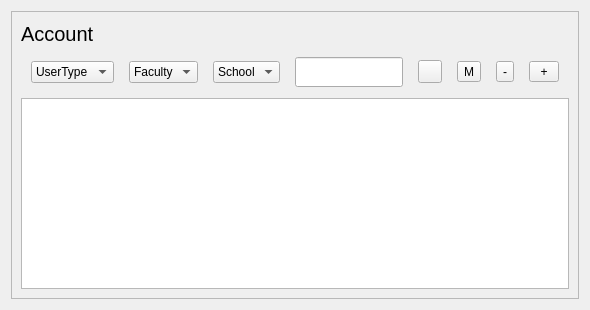
     <widget class="QWidget" name="Account">
      <layout class="QGridLayout" name="gridLayout_2">
       <property name="horizontalSpacing">
        <number>7</number>
       </property>
       <property name="verticalSpacing">
        <number>30</number>
       </property>
       <item row="0" column="0">
        <widget class="QFrame" name="frame_5">
         <property name="frameShape">
          <enum>QFrame::StyledPanel</enum>
         </property>
         <property name="frameShadow">
          <enum>QFrame::Raised</enum>
         </property>
         <layout class="QGridLayout" name="gridLayout">
          <item row="0" column="0">
           <layout class="QVBoxLayout" name="verticalLayout_2" stretch="2,1,15">
            <item>
             <widget class="QLabel" name="AC_label">
              <property name="font">
               <font>
                <pointsize>15</pointsize>
               </font>
              </property>
              <property name="text">
               <string>Account</string>
              </property>
             </widget>
            </item>
            <item>
             <layout class="QHBoxLayout" name="horizontalLayout">
              <property name="spacing">
               <number>15</number>
              </property>
              <property name="leftMargin">
               <number>10</number>
              </property>
              <property name="rightMargin">
               <number>10</number>
              </property>
              <item>
               <widget class="QComboBox" name="ACcomboBox1">
                <item>
                 <property name="text">
                  <string>UserType</string>
                 </property>
                </item>
               </widget>
              </item>
              <item>
               <widget class="QComboBox" name="ACcomboBox2">
                <item>
                 <property name="text">
                  <string>Faculty</string>
                 </property>
                </item>
               </widget>
              </item>
              <item>
               <widget class="QComboBox" name="ACcomboBox3">
                <item>
                 <property name="text">
                  <string>School</string>
                 </property>
                </item>
               </widget>
              </item>
              <item>
               <layout class="QHBoxLayout" name="horizontalLayout_10">
                <property name="topMargin">
                 <number>5</number>
                </property>
                <property name="bottomMargin">
                 <number>5</number>
                </property>
                <item>
                 <widget class="QLineEdit" name="ACsearch_lineEdit">
                  <property name="sizePolicy">
                   <sizepolicy hsizetype="Expanding" vsizetype="MinimumExpanding">
                    <horstretch>0</horstretch>
                    <verstretch>0</verstretch>
                   </sizepolicy>
                  </property>
                  <property name="minimumSize">
                   <size>
                    <width>30</width>
                    <height>30</height>
                   </size>
                  </property>
                 </widget>
                </item>
                <item>
                 <widget class="QToolButton" name="ACsearch_toolButton">
                  <property name="styleSheet">
                   <string notr="true">border-image:url(:/all/images/searchIcon.png)</string>
                  </property>
                  <property name="text">
                   <string/>
                  </property>
                 </widget>
                </item>
               </layout>
              </item>
              <item>
               <widget class="QToolButton" name="ACmodify_toolButton">
                <property name="text">
                 <string>M</string>
                </property>
               </widget>
              </item>
              <item>
               <widget class="QToolButton" name="ACdelete_toolButton">
                <property name="text">
                 <string>-</string>
                </property>
               </widget>
              </item>
              <item>
               <widget class="QToolButton" name="ACadd_toolButton">
                <property name="sizePolicy">
                 <sizepolicy hsizetype="Maximum" vsizetype="Maximum">
                  <horstretch>0</horstretch>
                  <verstretch>0</verstretch>
                 </sizepolicy>
                </property>
                <property name="minimumSize">
                 <size>
                  <width>30</width>
                  <height>20</height>
                 </size>
                </property>
                <property name="maximumSize">
                 <size>
                  <width>31</width>
                  <height>21</height>
                 </size>
                </property>
                <property name="font">
                 <font>
                  <pointsize>9</pointsize>
                 </font>
                </property>
                <property name="text">
                 <string>+</string>
                </property>
               </widget>
              </item>
             </layout>
            </item>
            <item>
             <widget class="QTableView" name="tableView"/>
            </item>
           </layout>
          </item>
         </layout>
        </widget>
       </item>
      </layout>
     </widget>
